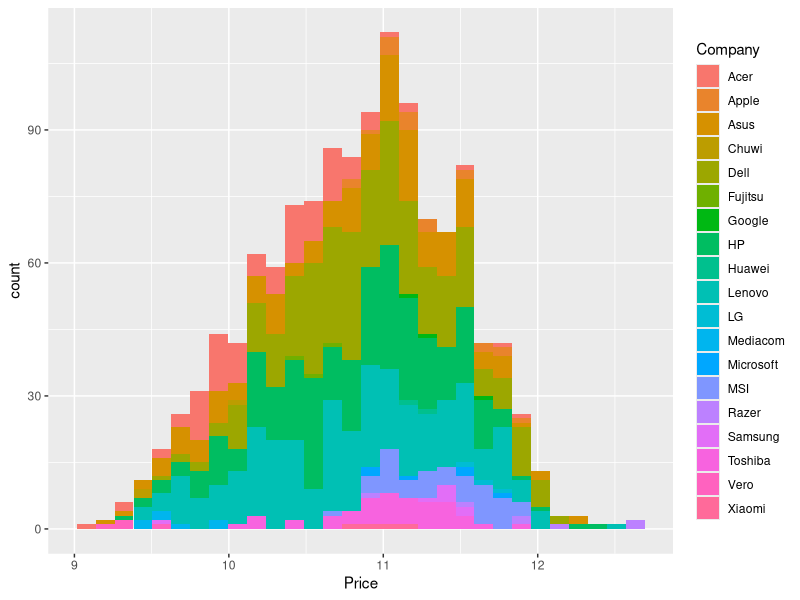

Recreate this plot in R.
## ---- chunk 1
knitr::opts_chunk$set(echo = TRUE)
## ---- chunk 2
library(tidyverse)
# Add any other libraries here



## ---- chunk 3
laptop <- read.csv("data/laptop_data_cleaned.csv") 

ggplot(data = laptop, 
       mapping = aes(x = Price,
                     fill = Company)) +
  geom_histogram()


